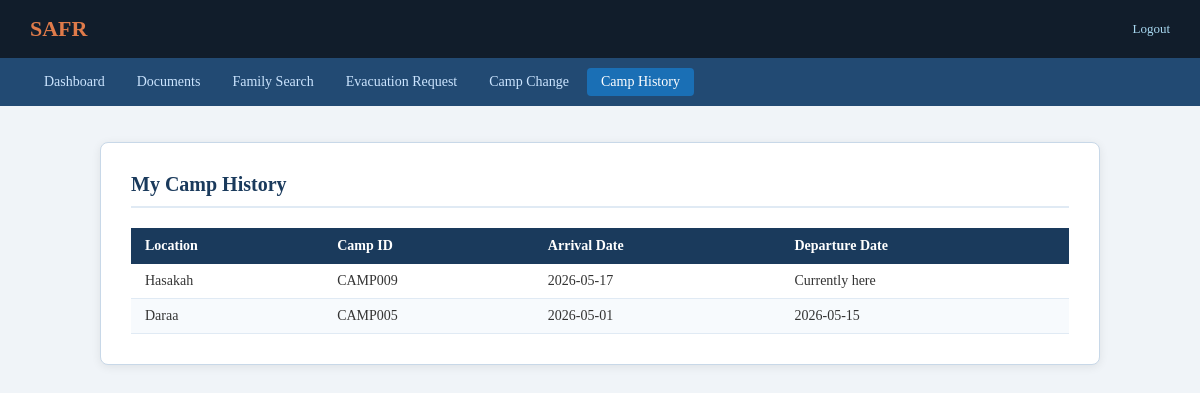
/SAFR/Refugeedashboard/camp_history.php (signed in), run on the app's committed database.
### tables this page shows
CREATE TABLE `refugee_stay_in_camp` (
  `Safr_id` varchar(20) NOT NULL,
  `Camp_id` varchar(20) NOT NULL,
  `Arrival_date` date DEFAULT NULL,
  `Departure_date` date DEFAULT NULL
);

CREATE TABLE `camp` (
  `Camp_id` varchar(20) NOT NULL,
  `Location` varchar(100) NOT NULL,
  `Capacity` int(11) DEFAULT NULL,
  `Volunteer_id` varchar(20) DEFAULT NULL,
  `Evareq_id` varchar(20) DEFAULT NULL
);

### SAFR/Refugeedashboard/camp_history.php (the view, shortened to what this page needs)
<?php
include("../dbconnect.php");
$safr_id = $_SESSION['safr_id'];
$sql = "SELECT r.Camp_id, r.Arrival_date, r.Departure_date, c.Location
        FROM refugee_stay_in_camp r
        JOIN camp c ON r.Camp_id=c.Camp_id
        WHERE r.Safr_id='$safr_id'
        ORDER BY r.Departure_date ASC";
$result = mysqli_query($conn, $sql);
?>
<!DOCTYPE html>
<html lang="en">
<head>
    <link href="../css/safr.css" rel="stylesheet">
</head>
<body>
<div class="safr-topbar">
    <a href="refugee_dashboard.php" class="brand">SAFR</a>
    <div class="topbar-right"><a href="refugee_logout.php">Logout</a></div>
</div>
<div class="safr-nav">
    <a href="refugee_dashboard.php">Dashboard</a>
    <a href="see_documents.php">Documents</a>
    <a href="family_Search.php">Family Search</a>
    <a href="evac_rec.php">Evacuation Request</a>
    <a href="camp_change.php">Camp Change</a>
    <a href="camp_history.php" class="active">Camp History</a>
</div>
<div class="safr-container wide">
    <h2>My Camp History</h2>
    <table class="safr-table">
        <thead>
            <tr>
                <th>Location</th>
                <th>Camp ID</th>
                <th>Arrival Date</th>
                <th>Departure Date</th>
            </tr>
        </thead>
        <tbody>
        <?php if(mysqli_num_rows($result) > 0): ?>
            <?php while($row = mysqli_fetch_array($result)): ?>
            <tr>
                <td><?php echo $row['Location']; ?></td>
                <td><?php echo $row['Camp_id']; ?></td>
                <td><?php echo $row['Arrival_date']; ?></td>
                <td><?php echo $row['Departure_date'] ? $row['Departure_date'] : 'Currently here'; ?></td>
            </tr>
            <?php endwhile; ?>
        <?php else: ?>
            <tr><td colspan="4">No camp history found.</td></tr>
        <?php endif; ?>
        </tbody>
    </table>
</div>
</body>
</html>

### SAFR/css/safr.css (style rules this page uses)
*, *::before, *::after { box-sizing: border-box; margin: 0; padding: 0; }
body { font-family: Georgia, serif; background: #f0f4f8; color: #333; }
.safr-topbar { background: #111d2b; color: white; padding: 16px 30px; display: flex; justify-content: space-between; align-items: center; }
.safr-topbar .brand { font-size: 22px; font-weight: bold; color: #e07b4a; text-decoration: none; }
.safr-topbar .topbar-right { font-size: 13px; color: #a8d8f0; }
.safr-topbar .topbar-right a { color: #a8d8f0; text-decoration: none; margin-left: 16px; }
.safr-nav { background: #224a73; padding: 10px 30px; display: flex; gap: 4px; flex-wrap: wrap; }
.safr-nav a { color: #cce5ff; text-decoration: none; font-size: 14px; padding: 6px 14px; border-radius: 4px; }
.safr-nav a.active { background: #1a6fb5; color: white; }
.safr-container { max-width: 800px; margin: 36px auto; background: white; padding: 30px; border-radius: 8px; border: 1px solid #c8d8e8; box-shadow: 0 2px 10px rgba(0,0,0,0.08); }
.safr-container.wide { max-width: 1000px; }
.safr-container h2 { color: #1a3a5c; margin-top: 0; margin-bottom: 20px; border-bottom: 2px solid #e0eaf4; padding-bottom: 10px; font-size: 20px; }
.safr-table { width: 100%; border-collapse: collapse; margin-top: 10px; font-size: 14px; }
.safr-table th { background: #1a3a5c; color: white; padding: 10px 14px; text-align: left; font-weight: 600; }
.safr-table td { padding: 9px 14px; border-bottom: 1px solid #e0eaf4; color: #333; }
.safr-table tr:nth-child(even) td { background: #f7fafd; }

### data on the page
refugee_stay_in_camp: Camp.Location "Hasakah", Camp "CAMP009", Arrival_date "2026-05-17", shows "Currently here"
refugee_stay_in_camp: Camp.Location "Daraa", Camp "CAMP005", Arrival_date "2026-05-01", Departure_date "2026-05-15"
